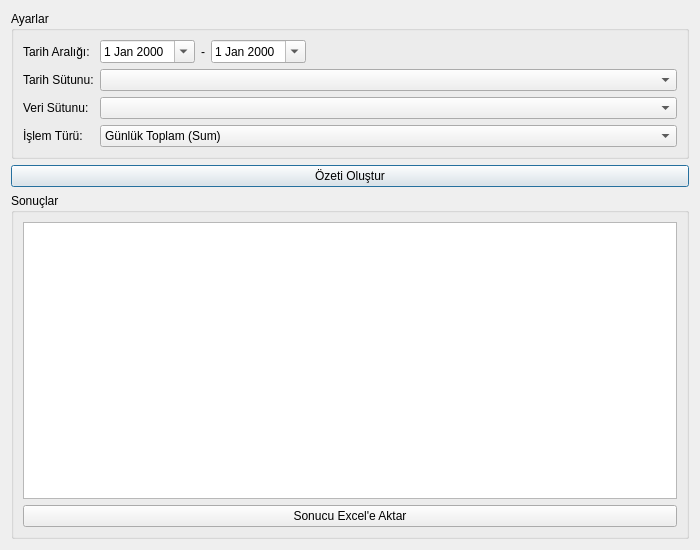
<?xml version="1.0" encoding="UTF-8"?>
<ui version="4.0">
 <class>DailySummaryDialog</class>
 <widget class="QDialog" name="DailySummaryDialog">
  <property name="geometry">
   <rect>
    <x>0</x>
    <y>0</y>
    <width>700</width>
    <height>550</height>
   </rect>
  </property>
  <property name="windowTitle">
   <string>Günlük Özet Raporu Aracı</string>
  </property>
  <property name="modal">
   <bool>true</bool>
  </property>
  <layout class="QVBoxLayout" name="verticalLayout">
   <item>
    <widget class="QGroupBox" name="groupBox_Settings">
     <property name="title">
      <string>Ayarlar</string>
     </property>
     <layout class="QFormLayout" name="formLayout">
      <item row="0" column="0">
       <widget class="QLabel" name="label_DateRange">
        <property name="text">
         <string>Tarih Aralığı:</string>
        </property>
       </widget>
      </item>
      <item row="0" column="1">
       <layout class="QHBoxLayout" name="horizontalLayout_Dates">
        <item>
         <widget class="QDateEdit" name="date_Start">
          <property name="calendarPopup">
           <bool>true</bool>
          </property>
         </widget>
        </item>
        <item>
         <widget class="QLabel" name="label_to">
          <property name="text">
           <string>-</string>
          </property>
         </widget>
        </item>
        <item>
         <widget class="QDateEdit" name="date_End">
          <property name="calendarPopup">
           <bool>true</bool>
          </property>
         </widget>
        </item>
        <item>
         <spacer name="horizontalSpacer">
          <property name="orientation">
           <enum>Qt::Horizontal</enum>
          </property>
          <property name="sizeHint" stdset="0">
           <size>
            <width>40</width>
            <height>20</height>
           </size>
          </property>
         </spacer>
        </item>
       </layout>
      </item>
      <item row="1" column="0">
       <widget class="QLabel" name="label_DateColumn">
        <property name="text">
         <string>Tarih Sütunu:</string>
        </property>
       </widget>
      </item>
      <item row="1" column="1">
       <widget class="QComboBox" name="combo_DateColumn">
        <property name="toolTip">
         <string>Verilerin gün bazında gruplanacağı tarih sütunu (örn: TARIH)</string>
        </property>
       </widget>
      </item>
      <item row="2" column="0">
       <widget class="QLabel" name="label_DataColumn">
        <property name="text">
         <string>Veri Sütunu:</string>
        </property>
       </widget>
      </item>
      <item row="2" column="1">
       <widget class="QComboBox" name="combo_DataColumn">
        <property name="toolTip">
         <string>İşlem yapılacak sayısal veri sütunu (örn: H_DEBI1)</string>
        </property>
       </widget>
      </item>
      <item row="3" column="0">
       <widget class="QLabel" name="label_AggType">
        <property name="text">
         <string>İşlem Türü:</string>
        </property>
       </widget>
      </item>
      <item row="3" column="1">
       <widget class="QComboBox" name="combo_AggType">
        <item>
         <property name="text">
          <string>Günlük Toplam (Sum)</string>
         </property>
        </item>
        <item>
         <property name="text">
          <string>Günlük Ortalama (Average)</string>
         </property>
        </item>
        <item>
         <property name="text">
          <string>Günlük Fark (Maksimum - Minimum)</string>
         </property>
        </item>
       </widget>
      </item>
     </layout>
    </widget>
   </item>
   <item>
    <widget class="QPushButton" name="btn_RunSummary">
     <property name="text">
      <string>Özeti Oluştur</string>
     </property>
    </widget>
   </item>
   <item>
    <widget class="QGroupBox" name="groupBox_Results">
     <property name="title">
      <string>Sonuçlar</string>
     </property>
     <layout class="QVBoxLayout" name="verticalLayout_2">
      <item>
       <widget class="QTableWidget" name="table_SummaryResults">
        <property name="editTriggers">
         <set>QAbstractItemView::NoEditTriggers</set>
        </property>
        <property name="alternatingRowColors">
         <bool>true</bool>
        </property>
        <property name="selectionBehavior">
         <enum>QAbstractItemView::SelectRows</enum>
        </property>
       </widget>
      </item>
      <item>
       <widget class="QPushButton" name="btn_ExportExcel">
        <property name="text">
         <string>Sonucu Excel'e Aktar</string>
        </property>
       </widget>
      </item>
     </layout>
    </widget>
   </item>
  </layout>
 </widget>
 <resources/>
 <connections/>
</ui>
